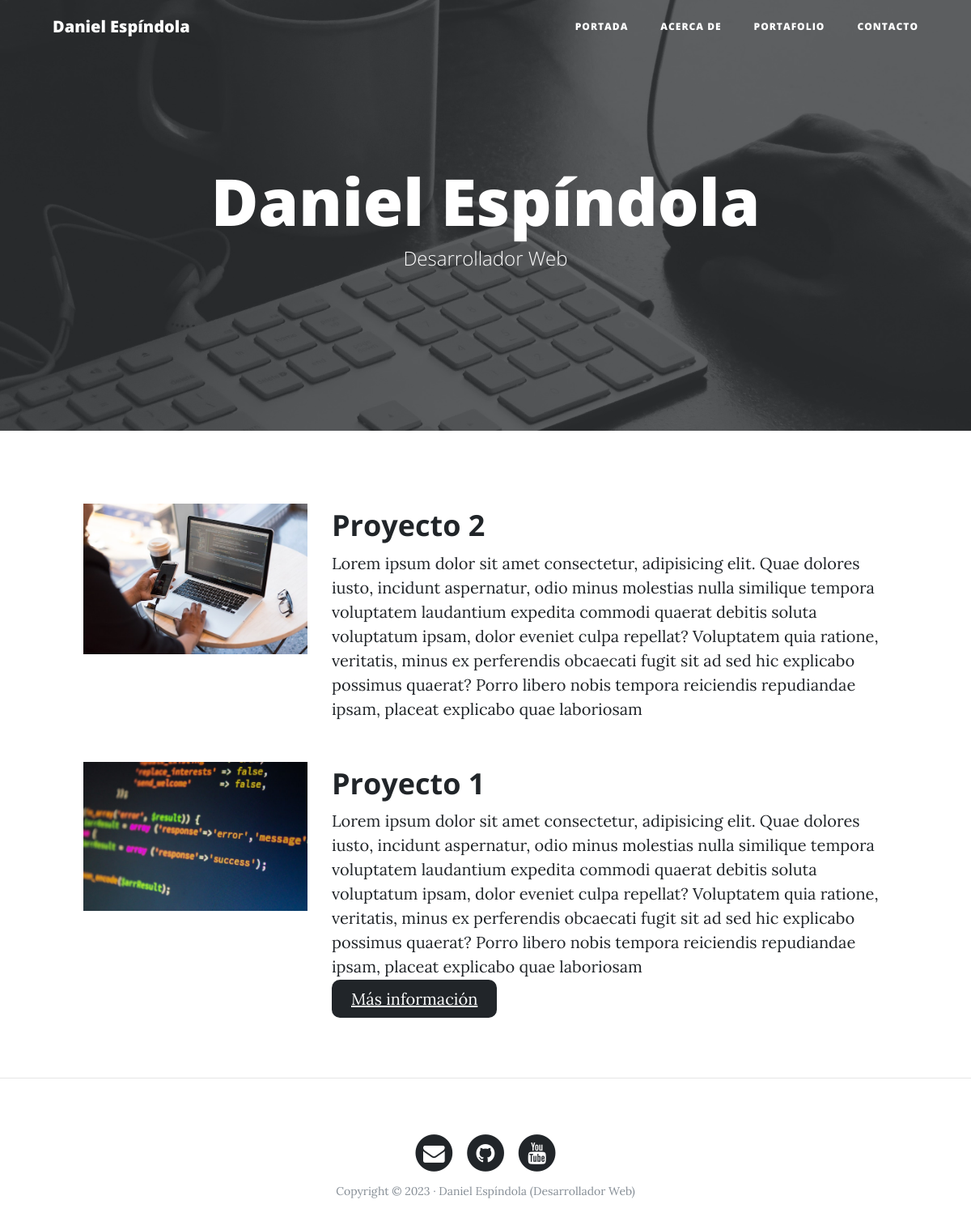
The page /portfolio/ on the database its author committed.
### portfolio/models.py (models this page shows, shortened)
class Project(models.Model):
    title = models.CharField(max_length=200,verbose_name='Título')
    description = models.TextField(verbose_name='Descripción')
    image = models.ImageField(verbose_name='Imagen', upload_to='projects')
    link = models.URLField(null='true',blank='true')
    created = models.DateTimeField(auto_now_add=True,verbose_name='Fecha de creación')
    updated = models.DateTimeField(auto_now=True,verbose_name='Fecha de actualización')
    class Meta:
        verbose_name= 'proyecto'
        verbose_name_plural='proyectos'
        ordering = ['-created']

### portfolio/views.py (the view)
# urls.py: path('portfolio/',portfolio_views.portfolio,name='portfolio'),
def portfolio(request):
    projects = Project.objects.all()
    return render(request,'portfolio/portfolio.html',{'title': "Portafolio | Mi Web Personal",'projects':projects})

### portfolio/templates/portfolio/portfolio.html (shortened to what this page needs)
{% extends 'core/base.html' %}
{% load static %}
{% block content %}
    {% for project in projects %}
        <div class="row project">
            <div class="col-lg-3 col-md-4 offset-lg-1">
                <img class="img-fluid" src={{project.image.url}} alt="">
            </div>
            <div class="col-lg-7 col-md-8">
                <h2 class="section-heading title">{{project.title}}</h2>
                <p>{{project.description}}</p>
                {% if project.link %}
                    <p><a class="link-project" href="{{project.link}}">Más información</a></p>
                {% endif %}
            </div>
        </div>
    {% endfor %}
{% endblock %}

### rows shown on the page
Project: image (picture), title "Proyecto 2", description "Lorem ipsum dolor sit amet consectetur, adipisicing elit. Quae dolores iusto, incidunt aspernatur, odio minus molestias nulla similique tempora voluptatem laudantium expedita commodi quaerat debitis soluta voluptatum ipsam, dolor eveniet culpa repellat? Voluptatem quia ratione, veritatis, minus ex perferendis obcaecati fugit sit ad sed hic explicabo possimus quaerat? Porro libero nobis tempora reiciendis repudiandae ipsam, placeat explicabo quae laboriosam"
Project: image (picture), title "Proyecto 1", description "Lorem ipsum dolor sit amet consectetur, adipisicing elit. Quae dolores iusto, incidunt aspernatur, odio minus molestias nulla similique tempora voluptatem laudantium expedita commodi quaerat debitis soluta voluptatum ipsam, dolor eveniet culpa repellat? Voluptatem quia ratione, veritatis, minus ex perferendis obcaecati fugit sit ad sed hic explicabo possimus quaerat? Porro libero nobis tempora reiciendis repudiandae ipsam, placeat explicabo quae laboriosam"
